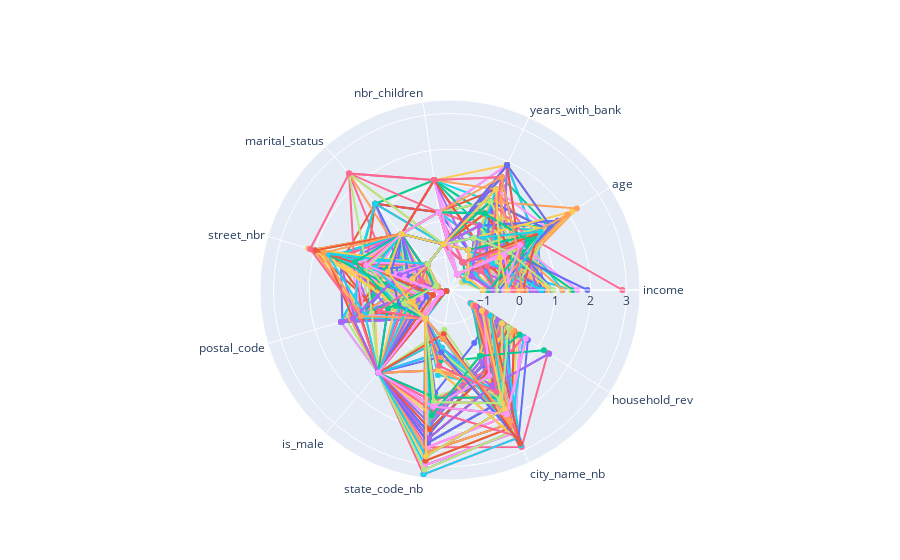

The notebook cell this image was saved under:
### Code cell
# Radar plot within a given cluster
r = []
for i in range(len(X_scaled)):
    if y_km[i]==1:
        r.append(X_scaled.loc[i].values.tolist())
radar_plots(r)
